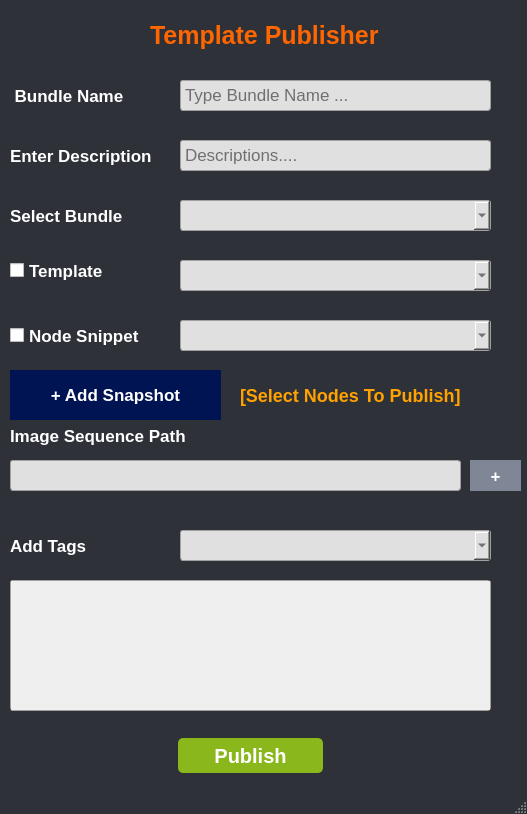
<?xml version="1.0" encoding="UTF-8"?>
<ui version="4.0">
 <class>MainWindow</class>
 <widget class="QMainWindow" name="MainWindow">
  <property name="geometry">
   <rect>
    <x>0</x>
    <y>0</y>
    <width>527</width>
    <height>814</height>
   </rect>
  </property>
  <property name="windowTitle">
   <string>Houdini Template Publisher</string>
  </property>
  <property name="styleSheet">
   <string notr="true">QMainWindow {
    background-color: #2e3138;
}</string>
  </property>
  <widget class="QWidget" name="centralwidget">
   <widget class="QComboBox" name="bundle_type">
    <property name="geometry">
     <rect>
      <x>180</x>
      <y>200</y>
      <width>311</width>
      <height>31</height>
     </rect>
    </property>
    <property name="styleSheet">
     <string notr="true">QComboBox {
    background-color: #e0e0e0;
    border: 1px solid #a0a0a0;
    border-radius: 3px;
    padding: 5px;
    padding-left: 10px;
    color: #333333;
    min-width: 6em;
	font-size: 17px;
}

QComboBox:hover {
    background-color: #d0d0d0;
    border-color: #909090;
}

QComboBox::drop-down {
    subcontrol-origin: padding;
    subcontrol-position: top right;

}

QComboBox::down-arrow {
    image: url(&quot;D:/houdini_template_publisher/icons/arrow-down-3101.svg&quot;);
    width: 2px;
    height: 2px;
}

QComboBox QAbstractItemView {
    background-color: #e0e0e0;
    border: 1px solid #a0a0a0;
    selection-background-color: #c0c0c0;
    color: #333333;
    outline: none;
}

QComboBox QAbstractItemView::item {
    padding: 5px;
    padding-left: 10px;
}

QComboBox QAbstractItemView::item:hover {
    background-color: #d0d0d0;
}

QComboBox QAbstractItemView::item:selected {
    background-color: #c0c0c0;
}</string>
    </property>
   </widget>
   <widget class="QLabel" name="label">
    <property name="geometry">
     <rect>
      <x>10</x>
      <y>200</y>
      <width>151</width>
      <height>31</height>
     </rect>
    </property>
    <property name="styleSheet">
     <string notr="true">QLabel {
    color: #fff;
    font-family: &quot;Asap&quot;;
    font: bold;
    font-size: 17px;
}</string>
    </property>
    <property name="text">
     <string>Select Bundle</string>
    </property>
   </widget>
   <widget class="QTextEdit" name="bundle_name">
    <property name="geometry">
     <rect>
      <x>180</x>
      <y>80</y>
      <width>311</width>
      <height>31</height>
     </rect>
    </property>
    <property name="styleSheet">
     <string notr="true">QTextEdit {
    background-color: #e0e0e0;
    border: 1px solid #a0a0a0;
    border-radius: 3px;
    color: black;
    font-family: &quot;Asap&quot;;
	font-size: 17px;
}</string>
    </property>
    <property name="placeholderText">
     <string>Type Bundle Name ...</string>
    </property>
   </widget>
   <widget class="QLabel" name="label_2">
    <property name="geometry">
     <rect>
      <x>10</x>
      <y>80</y>
      <width>131</width>
      <height>31</height>
     </rect>
    </property>
    <property name="styleSheet">
     <string notr="true">QLabel {
    color: #fff;
    font-family: &quot;Asap&quot;;
    font: bold;
    font-size: 17px;
}</string>
    </property>
    <property name="text">
     <string> Bundle Name</string>
    </property>
   </widget>
   <widget class="QCheckBox" name="is_template">
    <property name="geometry">
     <rect>
      <x>10</x>
      <y>260</y>
      <width>141</width>
      <height>21</height>
     </rect>
    </property>
    <property name="styleSheet">
     <string notr="true">QCheckBox
{
	color: #fff;
    font-family: &quot;Asap&quot;;
    font: bold;
    font-size: 17px;
}</string>
    </property>
    <property name="text">
     <string>Template</string>
    </property>
   </widget>
   <widget class="QComboBox" name="category">
    <property name="geometry">
     <rect>
      <x>180</x>
      <y>260</y>
      <width>311</width>
      <height>31</height>
     </rect>
    </property>
    <property name="styleSheet">
     <string notr="true">QComboBox {
    background-color: #e0e0e0;
    border: 1px solid #a0a0a0;
    border-radius: 3px;
    padding: 5px;
    padding-left: 10px;
    color: #333333;
    min-width: 6em;
	font-size: 17px;
}

QComboBox:hover {
    background-color: #d0d0d0;
    border-color: #909090;
}

QComboBox::drop-down {
    subcontrol-origin: padding;
    subcontrol-position: top right;

}

QComboBox::down-arrow {
    image: url(&quot;D:/houdini_template_publisher/icons/arrow-down-3101.svg&quot;);
    width: 2px;
    height: 2px;
}

QComboBox QAbstractItemView {
    background-color: #e0e0e0;
    border: 1px solid #a0a0a0;
    selection-background-color: #c0c0c0;
    color: #333333;
    outline: none;
}

QComboBox QAbstractItemView::item {
    padding: 5px;
    padding-left: 10px;
}

QComboBox QAbstractItemView::item:hover {
    background-color: #d0d0d0;
}

QComboBox QAbstractItemView::item:selected {
    background-color: #c0c0c0;
}</string>
    </property>
   </widget>
   <widget class="QCheckBox" name="is_nodesnippet">
    <property name="geometry">
     <rect>
      <x>10</x>
      <y>320</y>
      <width>161</width>
      <height>31</height>
     </rect>
    </property>
    <property name="styleSheet">
     <string notr="true">QCheckBox
{
	color: #fff;
    font-family: &quot;Asap&quot;;
    font: bold;
    font-size:17px;
}</string>
    </property>
    <property name="text">
     <string>Node Snippet</string>
    </property>
   </widget>
   <widget class="QComboBox" name="context">
    <property name="geometry">
     <rect>
      <x>180</x>
      <y>320</y>
      <width>311</width>
      <height>31</height>
     </rect>
    </property>
    <property name="styleSheet">
     <string notr="true">QComboBox {
    background-color: #e0e0e0;
    border: 1px solid #a0a0a0;
    border-radius: 3px;
    padding: 5px;
    padding-left: 10px;
    color: #333333;
    min-width: 6em;
	font-size: 17px;
}

QComboBox:hover {
    background-color: #d0d0d0;
    border-color: #909090;
}

QComboBox::drop-down {
    subcontrol-origin: padding;
    subcontrol-position: top right;

}

QComboBox::down-arrow {
    image: url(&quot;D:/houdini_template_publisher/icons/arrow-down-3101.svg&quot;);
    width: 2px;
    height: 2px;
}

QComboBox QAbstractItemView {
    background-color: #e0e0e0;
    border: 1px solid #a0a0a0;
    selection-background-color: #c0c0c0;
    color: #333333;
    outline: none;
}

QComboBox QAbstractItemView::item {
    padding: 5px;
    padding-left: 10px;
}

QComboBox QAbstractItemView::item:hover {
    background-color: #d0d0d0;
}

QComboBox QAbstractItemView::item:selected {
    background-color: #c0c0c0;
}</string>
    </property>
   </widget>
   <widget class="QTextEdit" name="image_path">
    <property name="geometry">
     <rect>
      <x>10</x>
      <y>460</y>
      <width>451</width>
      <height>31</height>
     </rect>
    </property>
    <property name="styleSheet">
     <string notr="true">QTextEdit {
    background-color: #e0e0e0;
    border: 1px solid #a0a0a0;
    border-radius: 3px;
    color: black;
    font-family: &quot;Asap&quot;;
	font-size: 17px;
}</string>
    </property>
   </widget>
   <widget class="QLabel" name="label_3">
    <property name="geometry">
     <rect>
      <x>10</x>
      <y>420</y>
      <width>241</width>
      <height>31</height>
     </rect>
    </property>
    <property name="styleSheet">
     <string notr="true">QLabel {
    color: #fff;
    font-family: &quot;Asap&quot;;
    font: bold;
    font-size: 17px;
}</string>
    </property>
    <property name="text">
     <string>Image Sequence Path</string>
    </property>
   </widget>
   <widget class="QLabel" name="label_4">
    <property name="geometry">
     <rect>
      <x>10</x>
      <y>530</y>
      <width>151</width>
      <height>31</height>
     </rect>
    </property>
    <property name="styleSheet">
     <string notr="true">QLabel {
    color: #fff;
    font-family: &quot;Asap&quot;;
    font: bold;
    font-size: 17px;
}</string>
    </property>
    <property name="text">
     <string>Add Tags</string>
    </property>
   </widget>
   <widget class="QComboBox" name="tags">
    <property name="geometry">
     <rect>
      <x>180</x>
      <y>530</y>
      <width>311</width>
      <height>31</height>
     </rect>
    </property>
    <property name="styleSheet">
     <string notr="true">QComboBox {
    background-color: #e0e0e0;
    border: 1px solid #a0a0a0;
    border-radius: 3px;
    padding: 5px;
    padding-left: 10px;
    color: #333333;
    min-width: 6em;
	font-size: 17px;
}

QComboBox:hover {
    background-color: #d0d0d0;
    border-color: #909090;
}

QComboBox::drop-down {
    subcontrol-origin: padding;
    subcontrol-position: top right;

}

QComboBox::down-arrow {
    image: url(&quot;D:/houdini_template_publisher/icons/arrow-down-3101.svg&quot;);
    width: 2px;
    height: 2px;
}

QComboBox QAbstractItemView {
    background-color: #e0e0e0;
    border: 1px solid #a0a0a0;
    selection-background-color: #c0c0c0;
    color: #333333;
    outline: none;
}

QComboBox QAbstractItemView::item {
    padding: 5px;
    padding-left: 10px;
}

QComboBox QAbstractItemView::item:hover {
    background-color: #d0d0d0;
}

QComboBox QAbstractItemView::item:selected {
    background-color: #c0c0c0;
}</string>
    </property>
   </widget>
   <widget class="QScrollArea" name="tags_scroll">
    <property name="geometry">
     <rect>
      <x>10</x>
      <y>580</y>
      <width>481</width>
      <height>131</height>
     </rect>
    </property>
    <property name="styleSheet">
     <string notr="true">QScrollArea{
	background-color: red;
    border: 1px solid #a0a0a0;
    border-radius: 3px;
}</string>
    </property>
    <property name="widgetResizable">
     <bool>true</bool>
    </property>
    <widget class="QWidget" name="scrollAreaWidgetContents">
     <property name="geometry">
      <rect>
       <x>0</x>
       <y>0</y>
       <width>479</width>
       <height>129</height>
      </rect>
     </property>
    </widget>
   </widget>
   <widget class="QPushButton" name="publish">
    <property name="geometry">
     <rect>
      <x>170</x>
      <y>730</y>
      <width>161</width>
      <height>51</height>
     </rect>
    </property>
    <property name="styleSheet">
     <string notr="true">QPushButton {
border-radius: 5px;
    width: 100px;
    height: 36px;
    background-color: #8ab71b;
    color: #fff;
    margin: 8px;
    font-family: &quot;Roboto&quot;;
    font: bold;
    font-size: 20px;
}

QPushButton:hover{
	background-color: #649100;
}


QPushButton:pressed {
   background-color: #047bad;
}</string>
    </property>
    <property name="text">
     <string>Publish</string>
    </property>
   </widget>
   <widget class="QLabel" name="label_5">
    <property name="geometry">
     <rect>
      <x>150</x>
      <y>20</y>
      <width>261</width>
      <height>31</height>
     </rect>
    </property>
    <property name="styleSheet">
     <string notr="true">QLabel {
    color: #ff6600;
    font-family: &quot;Consolas&quot;;
    font: bold;
    font-size: 25px;
	background: linear-gradient(to right, #ff6600, #ff9a44);
	font-weight: 700
}</string>
    </property>
    <property name="text">
     <string>Template Publisher</string>
    </property>
   </widget>
   <widget class="QLabel" name="label_6">
    <property name="geometry">
     <rect>
      <x>10</x>
      <y>140</y>
      <width>171</width>
      <height>31</height>
     </rect>
    </property>
    <property name="styleSheet">
     <string notr="true">QLabel {
    color: #fff;
    font-family: &quot;Asap&quot;;
    font: bold;
    font-size: 17px;
}</string>
    </property>
    <property name="text">
     <string>Enter Description</string>
    </property>
   </widget>
   <widget class="QTextEdit" name="description">
    <property name="geometry">
     <rect>
      <x>180</x>
      <y>140</y>
      <width>311</width>
      <height>31</height>
     </rect>
    </property>
    <property name="styleSheet">
     <string notr="true">QTextEdit {
    background-color: #e0e0e0;
    border: 1px solid #a0a0a0;
    border-radius: 3px;
    color: black;
    font-family: &quot;Asap&quot;;
	font-size: 17px;
}</string>
    </property>
    <property name="placeholderText">
     <string>Descriptions....</string>
    </property>
   </widget>
   <widget class="QLabel" name="icon">
    <property name="geometry">
     <rect>
      <x>70</x>
      <y>10</y>
      <width>61</width>
      <height>51</height>
     </rect>
    </property>
    <property name="text">
     <string/>
    </property>
   </widget>
   <widget class="QLabel" name="bundle_icon">
    <property name="geometry">
     <rect>
      <x>140</x>
      <y>190</y>
      <width>51</width>
      <height>41</height>
     </rect>
    </property>
    <property name="text">
     <string/>
    </property>
   </widget>
   <widget class="QLabel" name="category_icon">
    <property name="geometry">
     <rect>
      <x>140</x>
      <y>250</y>
      <width>51</width>
      <height>41</height>
     </rect>
    </property>
    <property name="text">
     <string/>
    </property>
   </widget>
   <widget class="QLabel" name="context_icon">
    <property name="geometry">
     <rect>
      <x>150</x>
      <y>310</y>
      <width>51</width>
      <height>41</height>
     </rect>
    </property>
    <property name="text">
     <string/>
    </property>
   </widget>
   <widget class="QLabel" name="tag_icon">
    <property name="geometry">
     <rect>
      <x>140</x>
      <y>520</y>
      <width>51</width>
      <height>41</height>
     </rect>
    </property>
    <property name="text">
     <string/>
    </property>
   </widget>
   <widget class="QPushButton" name="snapshot">
    <property name="geometry">
     <rect>
      <x>10</x>
      <y>370</y>
      <width>211</width>
      <height>50</height>
     </rect>
    </property>
    <property name="styleSheet">
     <string notr="true">QPushButton {
            background-color: rgb(0, 20, 84);  /* Google blue */
            color: white;
            border: none;
            border-radius: 50%;  /* Circular button */
            
            font-size: 17px;
            font-weight: bold;
        }
        
        QPushButton:hover {
            background-color:  #2e3138;  /* Slightly darker blue */
        }
        
        QPushButton:pressed {
            background-color: #2A56C6;  /* Even darker blue */
        }</string>
    </property>
    <property name="text">
     <string>+ Add Snapshot</string>
    </property>
   </widget>
   <widget class="QPushButton" name="file_dialog">
    <property name="geometry">
     <rect>
      <x>470</x>
      <y>460</y>
      <width>51</width>
      <height>31</height>
     </rect>
    </property>
    <property name="styleSheet">
     <string notr="true">QPushButton {
            background-color:rgb(127, 134, 150);  /* Google blue */
            color: white;
            border: none;
            border-radius: 50%;  /* Circular button */
            
            font-size: 17px;
            font-weight: bold;
        }
        
        QPushButton:hover {
            background-color:  rgb(90, 112, 89);  /* Slightly darker blue */
        }
        
        QPushButton:pressed {
            background-color: #2A56C6;  /* Even darker blue */
        }</string>
    </property>
    <property name="text">
     <string>+</string>
    </property>
   </widget>
   <widget class="QLabel" name="latest_version">
    <property name="geometry">
     <rect>
      <x>180</x>
      <y>110</y>
      <width>131</width>
      <height>31</height>
     </rect>
    </property>
    <property name="styleSheet">
     <string notr="true">QLabel {
    color: #fff;
    font-family: &quot;Asap&quot;;
    font: bold;
    font-size: 13px;
}</string>
    </property>
    <property name="text">
     <string/>
    </property>
   </widget>
   <widget class="QLabel" name="blink_text">
    <property name="geometry">
     <rect>
      <x>240</x>
      <y>380</y>
      <width>261</width>
      <height>31</height>
     </rect>
    </property>
    <property name="styleSheet">
     <string notr="true">QLabel {
            color: rgb(255, 162, 0);
            border: none;
            border-radius: 50%;  /* Circular button */
            
            font-size: 18px;
            font-weight: bold;
}</string>
    </property>
    <property name="text">
     <string>[Select Nodes To Publish]</string>
    </property>
   </widget>
  </widget>
  <widget class="QStatusBar" name="statusbar"/>
 </widget>
 <resources/>
 <connections/>
</ui>
